Frame 1 (no input): blank canvas, image omitted
Frame 60 (the mouse pressed at the canvas centre just before this capture): blank canvas, image omitted
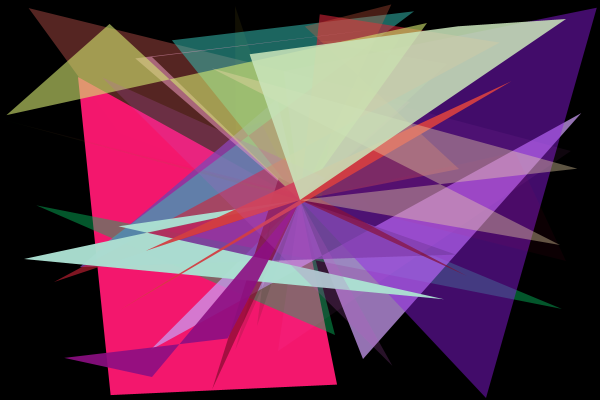
Frame 120 (the mouse held since frame 60 and released just before this capture)

The Processing sketch whose frames 1 and 60 were blank and that drew this single picture after the mouse press (run headless with seeded random() and noise(); from frame 60 on, the mouse is pressed at the canvas centre):

// Processing sketch: processing_791
// ── processing_791.pde

 
void setup() {
  size(600, 400);
  background(0,0,0);
  frameRate(5000);
  smooth();
}
int[] upp = new int[600*400+1];

void draw() {
loadPixels();
for (int i = 0; i < width*height; i++) {
  noStroke();
  if(int(random(3))!=0 && i==int(random(width*height))){
     if(mouseX<width && mouseX>0){ upp[i] = 1;}
  }
  if(upp[i] != 1){
    upp[i] = 0;
  }
    if((i>0) && upp[i]==1 && i%width!=0){
      fill(color(random(255),random(255),random(255)),random(255));
      if(mouseX<width && mouseX>0){
       if(mousePressed==true){
         quad(i%width,ceil(i/width-1),mouseX,mouseY,random(width),random(height),random(width),random(height));
       }
      else{
        ellipse(i%width,ceil(i/width-1),sqrt(abs(width/2-(mouseX+mouseY)/2)*10)+1,sqrt(abs(width/2-(mouseX+mouseY)/2)*10)+1);
      }
      upp[i] = 0;
      }
      
    }
}
}
